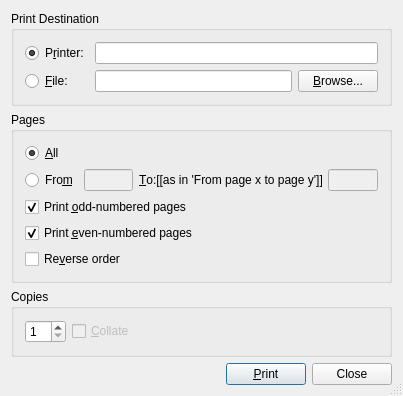
<ui version="4.0" >
 <author></author>
 <comment></comment>
 <exportmacro></exportmacro>
 <class>QPrintUi</class>
 <widget class="QDialog" name="QPrintUi" >
  <property name="geometry" >
   <rect>
    <x>0</x>
    <y>0</y>
    <width>403</width>
    <height>366</height>
   </rect>
  </property>
  <property name="windowTitle" >
   <string/>
  </property>
  <property name="sizeGripEnabled" >
   <bool>true</bool>
  </property>
  <layout class="QGridLayout" >
   <property name="margin" >
    <number>11</number>
   </property>
   <property name="spacing" >
    <number>6</number>
   </property>
   <item row="1" column="0" >
    <widget class="QGroupBox" name="ButtonGroup3" >
     <property name="title" >
      <string>Pages</string>
     </property>
     <layout class="QVBoxLayout" >
      <property name="margin" >
       <number>11</number>
      </property>
      <property name="spacing" >
       <number>6</number>
      </property>
      <item>
       <layout class="QGridLayout" >
        <property name="margin" >
         <number>0</number>
        </property>
        <property name="spacing" >
         <number>6</number>
        </property>
        <item row="1" column="1" >
         <layout class="QHBoxLayout" >
          <property name="margin" >
           <number>0</number>
          </property>
          <property name="spacing" >
           <number>6</number>
          </property>
          <item>
           <widget class="QLineEdit" name="fromED" >
            <property name="enabled" >
             <bool>false</bool>
            </property>
            <property name="toolTip" >
             <string>Page number to print from</string>
            </property>
           </widget>
          </item>
          <item>
           <widget class="QLabel" name="toLA" >
            <property name="text" >
             <string>&amp;To:[[as in 'From page x to page y']]</string>
            </property>
            <property name="buddy" >
             <cstring>toED</cstring>
            </property>
           </widget>
          </item>
          <item>
           <widget class="QLineEdit" name="toED" >
            <property name="enabled" >
             <bool>false</bool>
            </property>
            <property name="toolTip" >
             <string>Page number to print to</string>
            </property>
           </widget>
          </item>
         </layout>
        </item>
        <item row="1" column="0" >
         <widget class="QRadioButton" name="rangeRB" >
          <property name="toolTip" >
           <string>Print all pages</string>
          </property>
          <property name="text" >
           <string>Fro&amp;m</string>
          </property>
          <property name="checked" >
           <bool>false</bool>
          </property>
         </widget>
        </item>
        <item row="0" column="0" >
         <widget class="QRadioButton" name="allRB" >
          <property name="toolTip" >
           <string>Print all pages</string>
          </property>
          <property name="text" >
           <string>&amp;All</string>
          </property>
          <property name="checked" >
           <bool>true</bool>
          </property>
         </widget>
        </item>
       </layout>
      </item>
      <item>
       <widget class="QCheckBox" name="oddCB" >
        <property name="text" >
         <string>Print &amp;odd-numbered pages</string>
        </property>
        <property name="checked" >
         <bool>true</bool>
        </property>
       </widget>
      </item>
      <item>
       <widget class="QCheckBox" name="evenCB" >
        <property name="text" >
         <string>Print &amp;even-numbered pages</string>
        </property>
        <property name="checked" >
         <bool>true</bool>
        </property>
       </widget>
      </item>
      <item>
       <widget class="QCheckBox" name="reverseCB" >
        <property name="toolTip" >
         <string>Print in reverse order</string>
        </property>
        <property name="text" >
         <string>Re&amp;verse order</string>
        </property>
       </widget>
      </item>
     </layout>
    </widget>
   </item>
   <item row="2" column="0" >
    <widget class="QGroupBox" name="GroupBox3" >
     <property name="title" >
      <string>Copies</string>
     </property>
     <layout class="QHBoxLayout" >
      <property name="margin" >
       <number>11</number>
      </property>
      <property name="spacing" >
       <number>6</number>
      </property>
      <item>
       <widget class="QSpinBox" name="copiesSB" >
        <property name="toolTip" >
         <string>Number of copies</string>
        </property>
        <property name="minimum" >
         <number>1</number>
        </property>
        <property name="value" >
         <number>1</number>
        </property>
       </widget>
      </item>
      <item>
       <widget class="QCheckBox" name="collateCB" >
        <property name="enabled" >
         <bool>false</bool>
        </property>
        <property name="toolTip" >
         <string>Collate copies</string>
        </property>
        <property name="text" >
         <string>&amp;Collate</string>
        </property>
       </widget>
      </item>
      <item>
       <spacer>
        <property name="orientation" >
         <enum>Qt::Horizontal</enum>
        </property>
        <property name="sizeType" >
         <enum>QSizePolicy::Expanding</enum>
        </property>
        <property name="sizeHint" >
         <size>
          <width>20</width>
          <height>20</height>
         </size>
        </property>
       </spacer>
      </item>
     </layout>
    </widget>
   </item>
   <item row="3" column="0" >
    <layout class="QHBoxLayout" >
     <property name="margin" >
      <number>0</number>
     </property>
     <property name="spacing" >
      <number>6</number>
     </property>
     <item>
      <spacer>
       <property name="orientation" >
        <enum>Qt::Horizontal</enum>
       </property>
       <property name="sizeType" >
        <enum>QSizePolicy::Expanding</enum>
       </property>
       <property name="sizeHint" >
        <size>
         <width>20</width>
         <height>20</height>
        </size>
       </property>
      </spacer>
     </item>
     <item>
      <widget class="QPushButton" name="printPB" >
       <property name="text" >
        <string>&amp;Print</string>
       </property>
       <property name="autoDefault" >
        <bool>false</bool>
       </property>
       <property name="default" >
        <bool>true</bool>
       </property>
      </widget>
     </item>
     <item>
      <widget class="QPushButton" name="closePB" >
       <property name="text" >
        <string>Close</string>
       </property>
       <property name="autoDefault" >
        <bool>false</bool>
       </property>
       <property name="default" >
        <bool>false</bool>
       </property>
      </widget>
     </item>
    </layout>
   </item>
   <item row="0" column="0" >
    <widget class="QGroupBox" name="ButtonGroup1" >
     <property name="title" >
      <string>Print Destination</string>
     </property>
     <layout class="QGridLayout" >
      <property name="margin" >
       <number>11</number>
      </property>
      <property name="spacing" >
       <number>6</number>
      </property>
      <item row="0" column="0" >
       <widget class="QRadioButton" name="printerRB" >
        <property name="toolTip" >
         <string>Send output to the printer</string>
        </property>
        <property name="text" >
         <string>P&amp;rinter:</string>
        </property>
        <property name="checked" >
         <bool>true</bool>
        </property>
       </widget>
      </item>
      <item row="0" column="1" colspan="2" >
       <widget class="QLineEdit" name="printerED" >
        <property name="toolTip" >
         <string>Send output to the given printer</string>
        </property>
       </widget>
      </item>
      <item row="1" column="0" >
       <widget class="QRadioButton" name="fileRB" >
        <property name="toolTip" >
         <string>Send output to a file</string>
        </property>
        <property name="text" >
         <string>&amp;File:</string>
        </property>
       </widget>
      </item>
      <item row="1" column="1" >
       <widget class="QLineEdit" name="fileED" >
        <property name="enabled" >
         <bool>true</bool>
        </property>
        <property name="toolTip" >
         <string>Send output to a file</string>
        </property>
       </widget>
      </item>
      <item row="1" column="2" >
       <widget class="QPushButton" name="browsePB" >
        <property name="enabled" >
         <bool>true</bool>
        </property>
        <property name="text" >
         <string>&amp;Browse...</string>
        </property>
       </widget>
      </item>
     </layout>
    </widget>
   </item>
  </layout>
 </widget>
 <pixmapfunction></pixmapfunction>
 <includes>
  <include location="local" >qt_helpers.h</include>
 </includes>
 <tabstops>
  <tabstop>printerRB</tabstop>
  <tabstop>printerED</tabstop>
  <tabstop>fileRB</tabstop>
  <tabstop>fileED</tabstop>
  <tabstop>browsePB</tabstop>
  <tabstop>allRB</tabstop>
  <tabstop>rangeRB</tabstop>
  <tabstop>fromED</tabstop>
  <tabstop>toED</tabstop>
  <tabstop>oddCB</tabstop>
  <tabstop>evenCB</tabstop>
  <tabstop>reverseCB</tabstop>
  <tabstop>copiesSB</tabstop>
  <tabstop>collateCB</tabstop>
  <tabstop>printPB</tabstop>
  <tabstop>closePB</tabstop>
 </tabstops>
 <resources/>
 <connections/>
</ui>
